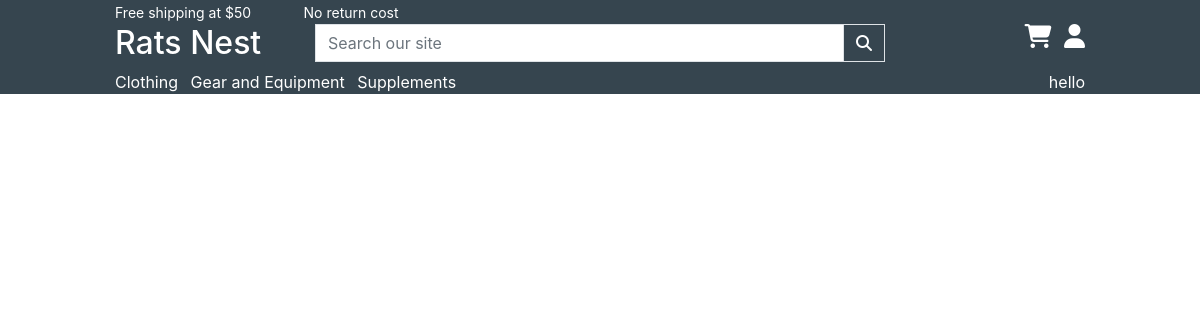
Before: /products/ with the older database file.
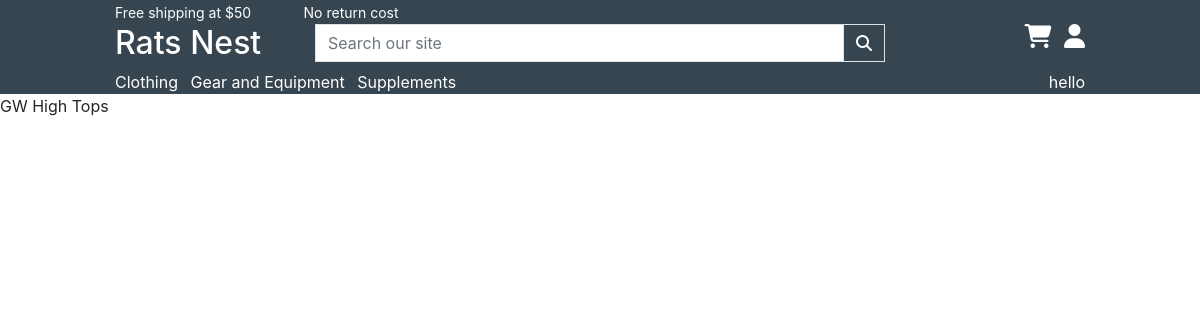
After: the same page with the newer database file.
### products/models.py (models this page shows, shortened)
class Product(models.Model):
    class Meta:
        verbose_name_plural = 'Products'
    brand = models.ForeignKey('Brand', null=True, on_delete=models.SET_NULL)
    category = models.ForeignKey('Category', null=True, blank=True, on_delete=models.SET_NULL)
    domain = models.IntegerField(null=True, blank=True)
    sku = models.CharField(max_length=254, null=True, blank=True)
    name = models.CharField(max_length=254)
    description = models.TextField()
    price = models.DecimalField(max_digits=6, decimal_places=2)
    rating = models.DecimalField(max_digits=6, decimal_places=2, null=True, blank=True)
    image_url = models.URLField(max_length=1024, null=True, blank=True)
    image = models.ImageField(null=True, blank=True)
    m_or_f = models.CharField(null=True, max_length=254, choices=M_OR_F)
    color = models.CharField(max_length=254, null=True, blank=True)

### products/views.py (the view, shortened to what this page needs)
# urls.py: path('', views.all_products, name='products'),
def all_products(request):
    products = Product.objects.all()
    query = None
    categories = None
    sort = None
    direction = None
    current_sorting = f'{sort}_{direction}'
    context = {
        'products': products,
        'search_term': query,
        'current_categories': categories,
        'current_sorting': current_sorting,
    }
    return render(request, 'products/products.html', context)

### products/templates/products/products.html
{% extends "base.html" %}
{% load static %}
{% block content %}
{% for product in products %}
    {{ product.name }}
{% endfor %}
{% endblock content %}

### templates/base.html (shortened to what this page needs)
{% load static %}
<!doctype html>
<html lang="en">
    <head>
        {% block corecss %}
            <link rel="stylesheet" href="https://cdn.jsdelivr.net/npm/bootstrap@4.6.2/dist/css/bootstrap.min.css"
            >
            <link rel="stylesheet" href="{% static 'css/base.css' %}">
        {% endblock corecss %}
    </head>
    <body>
        <header class="bg-charcoal container-fluid">
            <div class="row top-header d-none d-md-block">
                <div class="col-11 offset-1">
                    <p class="text-white mb-0">
                        <small class="mr-5">Free shipping at $50</small>
                        <small>No return cost</small>
                    </p>
                </div>
            </div>
            <div class="row mid-header">
                <div class="col-6 col-md-2 offset-md-1">
                    <h2 class="text-white">Rats Nest</h2>
                </div>
                <div class="col-12 col-md-6 d-none d-md-block">
                    <form method="get" action="">
                        <div class="input-group w-100">
                            <input class="form-control border border-black rounded-0" type="text" name="q" placeholder="Search our site">
                            <div class="input-group-append">
                                <button class="form-control btn btn-black border border-black rounded-0" type="submit">
                                    <span class="icon">
                                        <i class="fas fa-search text-white"></i>
                                    </span>
                                </button>
                            </div>
                        </div>
                    </form>
                </div>
                <div class="col-6 col-md-2 text-right pt-2 pt-md-0">
                    <a href="">
                        <i class="fa-solid fa-cart-shopping fa-xl text-white"></i>
                    </a>
                    <a href="">
                        <i class="fa-solid fa-user fa-xl text-white ml-2"></i>
                    </a>
                </div>
            </div>
            <div class="row lower-header">
                <div class="col-5 offset-1">
                    <a class="text-white pr-2" href="{% url 'products' %}">Clothing</a>
                    <a class="text-white pr-2" href="">Gear and Equipment</a>
                    <a class="text-white pr-2" href="">Supplements</a>
                </div>
                <div class="col-5 text-white text-right">
                    hello
                </div>
            </div>
        </header>
        {% block content %}
        {% endblock content %}
    </body>
</html>

### static/css/base.css (style rules this page uses)
.bg-charcoal { background-color: #36454F; }

Changed rows visible on the page:
added Product: name "GW High Tops"
